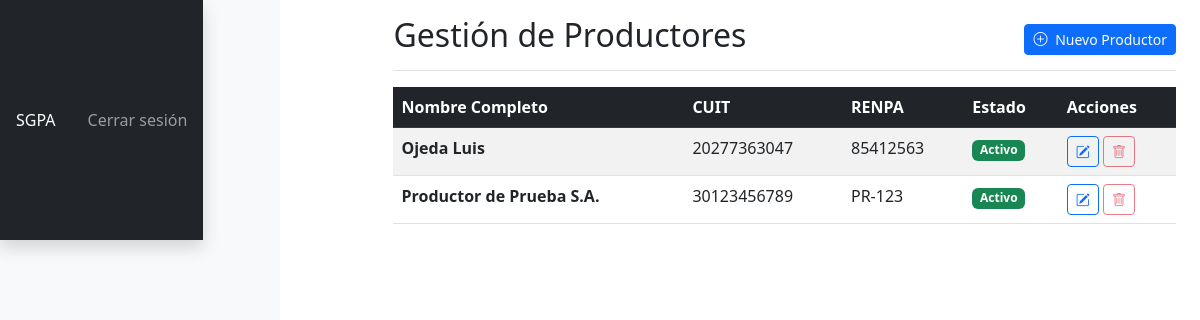
/admin/productores (signed in), run on the app's committed database.
### app/models/operaciones.py (models this page shows)
class Productor(db.Model):
    id = db.Column(db.Integer, primary_key=True)
    nombre_completo = db.Column(db.String(200), nullable=False)
    cuit = db.Column(db.String(13), unique=True, nullable=False)
    renpa = db.Column(db.String(20))
    telefono = db.Column(db.String(50))
    email = db.Column(db.String(120))
    activo = db.Column(db.Boolean, default=True)

### app/routes/admin.py (the view)
@bp.route('/productores')
@login_required
@roles_accepted('Administrativo', 'AdminPlanta', 'CasaCentral')
def listar_productores():
    page = request.args.get('page', 1, type=int)
    productores = Productor.query.order_by(Productor.nombre_completo).paginate(
        page=page, per_page=10
    )
    return render_template('admin/lista_productores.html', title='Gestión de Productores', productores=productores)

### templates/admin/lista_productores.html (shortened to what this page needs)
{% extends "base.html" %}
{% block content %}
<div class="d-flex justify-content-between flex-wrap flex-md-nowrap align-items-center pt-3 pb-2 mb-3 border-bottom">
    <h1 class="h2">{{ title }}</h1>
    <div class="btn-toolbar mb-2 mb-md-0">
        <a href="{{ url_for('admin.nuevo_productor') }}" class="btn btn-sm btn-primary">
            <i class="bi bi-plus-circle me-1"></i> Nuevo Productor
        </a>
    </div>
</div>
<div class="table-responsive">
    <table class="table table-striped table-hover">
        <thead class="table-dark">
            <tr>
                <th>Nombre Completo</th>
                <th>CUIT</th>
                <th>RENPA</th>
                <th>Estado</th>
                <th>Acciones</th>
            </tr>
        </thead>
        <tbody>
            {% for productor in productores.items %}
            <tr>
                <td><strong>{{ productor.nombre_completo }}</strong></td>
                <td>{{ productor.cuit }}</td>
                <td>{{ productor.renpa or '-' }}</td>
                <td>
                    {% if productor.activo %}
                        <span class="badge bg-success">Activo</span>
                    {% else %}
                        <span class="badge bg-secondary">Inactivo</span>
                    {% endif %}
                </td>
                <td>
                    <a href="{{ url_for('admin.editar_productor', id=productor.id) }}" class="btn btn-sm btn-outline-primary" title="Editar">
                        <i class="bi bi-pencil-square"></i>
                    </a>
                    <a href="#" class="btn btn-sm btn-outline-danger disabled" title="Desactivar">
                        <i class="bi bi-trash"></i>
                    </a>
                </td>
            </tr>
            {% else %}
            <tr>
                <td colspan="5" class="text-center">No hay productores registrados.</td>
            </tr>
            {% endfor %}
        </tbody>
    </table>
</div>
{% endblock %}

### app/static/css/styles.css (style rules this page uses)
body { min-height: 100vh; min-height: -webkit-fill-available; display: flex; }
.btn-primary { background-color: #0d6efd; border-color: #0d6efd; }

### data on the page
Productor: nombre_completo "Ojeda Luis", cuit "20277363047", renpa "85412563", activo "Activo"
Productor: nombre_completo "Productor de Prueba S.A.", cuit "30123456789", renpa "PR-123", activo "Activo"

### other printed values
{{ title }} "Gestión de Productores"
